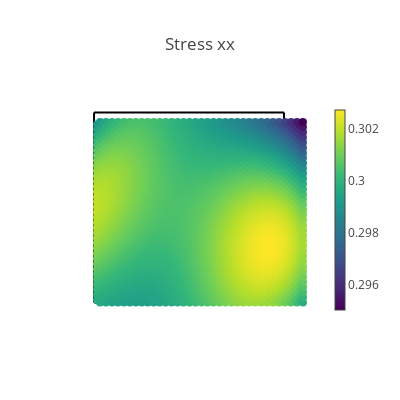
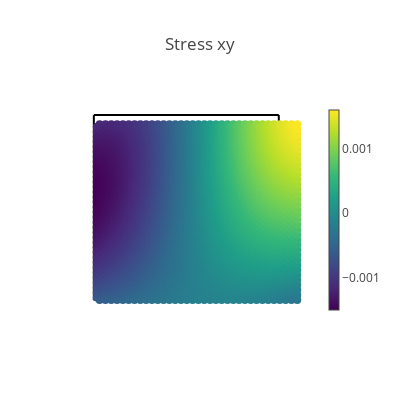
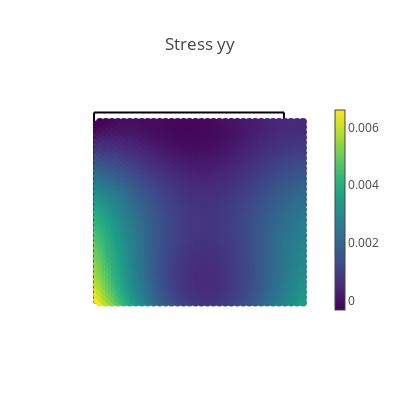
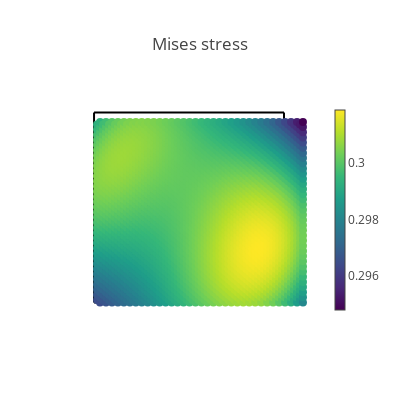

The notebook cell these images were saved under, in order:
### Markdown cell above
## Visualization of results

### Code cell
# Create a validation domain different from the training domain
val_x, val_y = np.meshgrid(np.linspace(0, 2*L, 100), np.linspace(0, 2*L, 100))
val_domain = np.vstack([val_x.ravel(), val_y.ravel()]).T

mask_right_top = np.tan(alpha)*(-val_domain[:, 0]+(1/np.tan(alpha)*3*L*np.sin(alpha))) >= val_domain[:,1]
mask_left_top = np.tan(alpha)*(val_domain[mask_right_top][:, 0]+(1/np.tan(alpha)*L*np.sin(alpha))) >= val_domain[mask_right_top][:, 1]
mask_right_bottom = np.tan(alpha)*(val_domain[mask_right_top][mask_left_top][:, 0] - (1/np.tan(alpha)*L*np.sin(alpha))) <= val_domain[mask_right_top][mask_left_top][:,1]
mask_left_bottom = np.tan(alpha)*(-val_domain[mask_right_top][mask_left_top][mask_right_bottom][:, 0] + (1/np.tan(alpha)*L*np.sin(alpha))) <= val_domain[mask_right_top][mask_left_top][mask_right_bottom][:,1]
val = torch.tensor(point_rotation(-1/4*np.pi , val_domain[mask_right_top][mask_left_top][mask_right_bottom][mask_left_bottom]), requires_grad=True).double()


# Compute model predictions on the validation domain
disp = net(val)
def_val = val + disp
#def_val = torch_point_rotation(torch.tensor(-beta - 1/4*np.pi), def_val)
stress = torch.vmap(sigma)(val)
print("hallo",np.shape(stress))
#rotated_stress = torch_point_rotation(torch.tensor(beta - 1/4*np.pi), torch_point_rotation(torch.tensor(-beta + 1/4*np.pi), stress))
mises = torch.sqrt(
    stress[:, 0, 0] ** 2
    + stress[:, 1, 1] ** 2
    - stress[:, 0, 0] * stress[:, 1, 1]
    + 3 * stress[:, 0, 1] ** 2
)
# print([loss.item() for loss in compute_les(val)])

@torch.no_grad()
def make_plot(x, y, variable, title, cmap=sequential.Viridis, size=8.0):
    fig = go.Figure()

    rotated_left_top = torch_point_rotation(torch.tensor(-beta - 1/4*np.pi), left_top)
    rotated_left_bottom = torch_point_rotation(torch.tensor(-beta - 1/4*np.pi), left_bottom)
    rotated_right_top = torch_point_rotation(torch.tensor(-beta - 1/4*np.pi), right_top)
    rotated_right_bottom = torch_point_rotation(torch.tensor(-beta - 1/4*np.pi), right_bottom)


    # Plot boundaries
    m = dict(color="black")
    fig.add_trace(go.Scatter(x=rotated_left_top[:, 0], y=rotated_left_top[:, 1], mode="lines", marker=m))
    fig.add_trace(go.Scatter(x=rotated_left_bottom[:, 0], y=rotated_left_bottom[:, 1], mode="lines", marker=m))
    fig.add_trace(go.Scatter(x=rotated_right_top[:, 0], y=rotated_right_top[:, 1], mode="lines", marker=m))
    fig.add_trace(go.Scatter(x=rotated_right_bottom[:, 0], y=rotated_right_bottom[:, 1], mode="lines", marker=m))

    # Plot variable values
    m = dict(color=variable, colorscale=cmap, size=size, colorbar=dict(thickness=10))
    fig.add_trace(go.Scatter(x=x, y=y, marker=m, mode="markers"))

    # plot settings
    fig.layout.yaxis.scaleanchor = "x"
    fig.update_layout(
        template="none", width=400, height=400, title=title, showlegend=False
    )
    fig.update_xaxes(visible=False)
    fig.update_yaxes(visible=False)
    fig.show()


# Compute data error
s_pred = torch.vmap(sigma)(val)
ds_xx = 3 * EPS0 - s_pred[:,0, 0]
print("Young's modulus is ",(MU*(3*LBD+2*MU))/(LBD*MU)) #Young's modulus 
ds_yy = s_pred[:, 1, 1]
ds_xy = s_pred[:, 0, 1]
ds_xx_pct = (3 * EPS0 - s_pred[:,0, 0]) / (3 * EPS0) *100


# Plot stresses
make_plot(*def_val.T, stress[:, 0, 0], "Stress xx")
make_plot(*def_val.T, stress[:, 0, 1], "Stress xy")
make_plot(*def_val.T, stress[:, 1, 1], "Stress yy")
make_plot(*def_val.T, mises, "Mises stress")

# Plot displacements
make_plot(*def_val.T, disp[:, 0], "Displacement in x", cmap=sequential.Inferno)
make_plot(*def_val.T, disp[:, 1], "Displacement in y", cmap=sequential.Inferno)

# Plot stress errors
cmap = sequential.RdBu_r
make_plot(*val[:, 0:2].T, ds_xx, "Stress error xx", size=2.0, cmap=cmap)
make_plot(*val[:, 0:2].T, ds_yy, "Stress error yy", size=2.0, cmap=cmap)
make_plot(*val[:, 0:2].T, ds_xy, "Stress error xy", size=2.0, cmap=cmap)
make_plot(*val[:, 0:2].T, ds_xx_pct, "Stress error xx in %", size=2.0, cmap=cmap)

### Figure 1 — Plotly figure (JSON) as saved in the notebook; plotly's stock layout.template omitted (floating-point values rounded to 4 significant figures; data arrays with more than 128 entries replaced by an {"elided": "..."} marker saying what was removed)
{"data": [{"marker": {"color": "black"}, "mode": "lines", "type": "scatter", "x": [0.5, 0.5417, 0.5833, 0.625, 0.6667, 0.7083, 0.75, 0.7917, 0.8333, 0.875, 0.9167, 0.9583, 1, 1.042, 1.083, 1.125, 1.167, 1.208, 1.25, 1.292, 1.333, 1.375, 1.417, 1.458, 1.5], "y": [0.5, 0.5, 0.5, 0.5, 0.5, 0.5, 0.5, 0.5, 0.5, 0.5, 0.5, 0.5, 0.5, 0.5, 0.5, 0.5, 0.5, 0.5, 0.5, 0.5, 0.5, 0.5, 0.5, 0.5, 0.5]}, {"marker": {"color": "black"}, "mode": "lines", "type": "scatter", "x": [0.5, 0.5, 0.5, 0.5, 0.5, 0.5, 0.5, 0.5, 0.5, 0.5, 0.5, 0.5, 0.5, 0.5, 0.5, 0.5, 0.5, 0.5, 0.5, 0.5, 0.5, 0.5, 0.5, 0.5, 0.5], "y": [0.5, 0.4583, 0.4167, 0.375, 0.3333, 0.2917, 0.25, 0.2083, 0.1667, 0.125, 0.08333, 0.04167, 5.551e-17, -0.04167, -0.08333, -0.125, -0.1667, -0.2083, -0.25, -0.2917, -0.3333, -0.375, -0.4167, -0.4583, -0.5]}, {"marker": {"color": "black"}, "mode": "lines", "type": "scatter", "x": [1.5, 1.5, 1.5, 1.5, 1.5, 1.5, 1.5, 1.5, 1.5, 1.5, 1.5, 1.5, 1.5, 1.5, 1.5, 1.5, 1.5, 1.5, 1.5, 1.5, 1.5, 1.5, 1.5, 1.5, 1.5], "y": [0.5, 0.4583, 0.4167, 0.375, 0.3333, 0.2917, 0.25, 0.2083, 0.1667, 0.125, 0.08333, 0.04167, 1.11e-16, -0.04167, -0.08333, -0.125, -0.1667, -0.2083, -0.25, -0.2917, -0.3333, -0.375, -0.4167, -0.4583, -0.5]}, {"marker": {"color": "black"}, "mode": "lines", "type": "scatter", "x": [0.5, 0.5417, 0.5833, 0.625, 0.6667, 0.7083, 0.75, 0.7917, 0.8333, 0.875, 0.9167, 0.9583, 1, 1.042, 1.083, 1.125, 1.167, 1.208, 1.25, 1.292, 1.333, 1.375, 1.417, 1.458, 1.5], "y": [-0.5, -0.5, -0.5, -0.5, -0.5, -0.5, -0.5, -0.5, -0.5, -0.5, -0.5, -0.5, -0.5, -0.5, -0.5, -0.5, -0.5, -0.5, -0.5, -0.5, -0.5, -0.5, -0.5, -0.5, -0.5]}, {"marker": {"color": {"elided": "2485 float values"}, "colorbar": {"thickness": 10}, "colorscale": [[0, "#440154"], [0.1111, "#482878"], [0.2222, "#3e4989"], [0.3333, "#31688e"], [0.4444, "#26828e"], [0.5556, "#1f9e89"], [0.6667, "#35b779"], [0.7778, "#6ece58"], [0.8889, "#b5de2b"], [1, "#fde725"]], "size": 8}, "mode": "markers", "type": "scatter", "x": {"elided": "2485 float values"}, "y": {"elided": "2485 float values"}}], "layout": {"height": 400, "showlegend": false, "title": {"text": "Stress xx"}, "width": 400, "xaxis": {"visible": false}, "yaxis": {"scaleanchor": "x", "visible": false}}}

### Figure 2 — Plotly figure (JSON) as saved in the notebook; plotly's stock layout.template omitted (floating-point values rounded to 4 significant figures; data arrays with more than 128 entries replaced by an {"elided": "..."} marker saying what was removed)
{"data": [{"marker": {"color": "black"}, "mode": "lines", "type": "scatter", "x": [0.5, 0.5417, 0.5833, 0.625, 0.6667, 0.7083, 0.75, 0.7917, 0.8333, 0.875, 0.9167, 0.9583, 1, 1.042, 1.083, 1.125, 1.167, 1.208, 1.25, 1.292, 1.333, 1.375, 1.417, 1.458, 1.5], "y": [0.5, 0.5, 0.5, 0.5, 0.5, 0.5, 0.5, 0.5, 0.5, 0.5, 0.5, 0.5, 0.5, 0.5, 0.5, 0.5, 0.5, 0.5, 0.5, 0.5, 0.5, 0.5, 0.5, 0.5, 0.5]}, {"marker": {"color": "black"}, "mode": "lines", "type": "scatter", "x": [0.5, 0.5, 0.5, 0.5, 0.5, 0.5, 0.5, 0.5, 0.5, 0.5, 0.5, 0.5, 0.5, 0.5, 0.5, 0.5, 0.5, 0.5, 0.5, 0.5, 0.5, 0.5, 0.5, 0.5, 0.5], "y": [0.5, 0.4583, 0.4167, 0.375, 0.3333, 0.2917, 0.25, 0.2083, 0.1667, 0.125, 0.08333, 0.04167, 5.551e-17, -0.04167, -0.08333, -0.125, -0.1667, -0.2083, -0.25, -0.2917, -0.3333, -0.375, -0.4167, -0.4583, -0.5]}, {"marker": {"color": "black"}, "mode": "lines", "type": "scatter", "x": [1.5, 1.5, 1.5, 1.5, 1.5, 1.5, 1.5, 1.5, 1.5, 1.5, 1.5, 1.5, 1.5, 1.5, 1.5, 1.5, 1.5, 1.5, 1.5, 1.5, 1.5, 1.5, 1.5, 1.5, 1.5], "y": [0.5, 0.4583, 0.4167, 0.375, 0.3333, 0.2917, 0.25, 0.2083, 0.1667, 0.125, 0.08333, 0.04167, 1.11e-16, -0.04167, -0.08333, -0.125, -0.1667, -0.2083, -0.25, -0.2917, -0.3333, -0.375, -0.4167, -0.4583, -0.5]}, {"marker": {"color": "black"}, "mode": "lines", "type": "scatter", "x": [0.5, 0.5417, 0.5833, 0.625, 0.6667, 0.7083, 0.75, 0.7917, 0.8333, 0.875, 0.9167, 0.9583, 1, 1.042, 1.083, 1.125, 1.167, 1.208, 1.25, 1.292, 1.333, 1.375, 1.417, 1.458, 1.5], "y": [-0.5, -0.5, -0.5, -0.5, -0.5, -0.5, -0.5, -0.5, -0.5, -0.5, -0.5, -0.5, -0.5, -0.5, -0.5, -0.5, -0.5, -0.5, -0.5, -0.5, -0.5, -0.5, -0.5, -0.5, -0.5]}, {"marker": {"color": {"elided": "2485 float values"}, "colorbar": {"thickness": 10}, "colorscale": [[0, "#440154"], [0.1111, "#482878"], [0.2222, "#3e4989"], [0.3333, "#31688e"], [0.4444, "#26828e"], [0.5556, "#1f9e89"], [0.6667, "#35b779"], [0.7778, "#6ece58"], [0.8889, "#b5de2b"], [1, "#fde725"]], "size": 8}, "mode": "markers", "type": "scatter", "x": {"elided": "2485 float values"}, "y": {"elided": "2485 float values"}}], "layout": {"height": 400, "showlegend": false, "title": {"text": "Stress xy"}, "width": 400, "xaxis": {"visible": false}, "yaxis": {"scaleanchor": "x", "visible": false}}}

### Figure 3 — Plotly figure (JSON) as saved in the notebook; plotly's stock layout.template omitted (floating-point values rounded to 4 significant figures; data arrays with more than 128 entries replaced by an {"elided": "..."} marker saying what was removed)
{"data": [{"marker": {"color": "black"}, "mode": "lines", "type": "scatter", "x": [0.5, 0.5417, 0.5833, 0.625, 0.6667, 0.7083, 0.75, 0.7917, 0.8333, 0.875, 0.9167, 0.9583, 1, 1.042, 1.083, 1.125, 1.167, 1.208, 1.25, 1.292, 1.333, 1.375, 1.417, 1.458, 1.5], "y": [0.5, 0.5, 0.5, 0.5, 0.5, 0.5, 0.5, 0.5, 0.5, 0.5, 0.5, 0.5, 0.5, 0.5, 0.5, 0.5, 0.5, 0.5, 0.5, 0.5, 0.5, 0.5, 0.5, 0.5, 0.5]}, {"marker": {"color": "black"}, "mode": "lines", "type": "scatter", "x": [0.5, 0.5, 0.5, 0.5, 0.5, 0.5, 0.5, 0.5, 0.5, 0.5, 0.5, 0.5, 0.5, 0.5, 0.5, 0.5, 0.5, 0.5, 0.5, 0.5, 0.5, 0.5, 0.5, 0.5, 0.5], "y": [0.5, 0.4583, 0.4167, 0.375, 0.3333, 0.2917, 0.25, 0.2083, 0.1667, 0.125, 0.08333, 0.04167, 5.551e-17, -0.04167, -0.08333, -0.125, -0.1667, -0.2083, -0.25, -0.2917, -0.3333, -0.375, -0.4167, -0.4583, -0.5]}, {"marker": {"color": "black"}, "mode": "lines", "type": "scatter", "x": [1.5, 1.5, 1.5, 1.5, 1.5, 1.5, 1.5, 1.5, 1.5, 1.5, 1.5, 1.5, 1.5, 1.5, 1.5, 1.5, 1.5, 1.5, 1.5, 1.5, 1.5, 1.5, 1.5, 1.5, 1.5], "y": [0.5, 0.4583, 0.4167, 0.375, 0.3333, 0.2917, 0.25, 0.2083, 0.1667, 0.125, 0.08333, 0.04167, 1.11e-16, -0.04167, -0.08333, -0.125, -0.1667, -0.2083, -0.25, -0.2917, -0.3333, -0.375, -0.4167, -0.4583, -0.5]}, {"marker": {"color": "black"}, "mode": "lines", "type": "scatter", "x": [0.5, 0.5417, 0.5833, 0.625, 0.6667, 0.7083, 0.75, 0.7917, 0.8333, 0.875, 0.9167, 0.9583, 1, 1.042, 1.083, 1.125, 1.167, 1.208, 1.25, 1.292, 1.333, 1.375, 1.417, 1.458, 1.5], "y": [-0.5, -0.5, -0.5, -0.5, -0.5, -0.5, -0.5, -0.5, -0.5, -0.5, -0.5, -0.5, -0.5, -0.5, -0.5, -0.5, -0.5, -0.5, -0.5, -0.5, -0.5, -0.5, -0.5, -0.5, -0.5]}, {"marker": {"color": {"elided": "2485 float values"}, "colorbar": {"thickness": 10}, "colorscale": [[0, "#440154"], [0.1111, "#482878"], [0.2222, "#3e4989"], [0.3333, "#31688e"], [0.4444, "#26828e"], [0.5556, "#1f9e89"], [0.6667, "#35b779"], [0.7778, "#6ece58"], [0.8889, "#b5de2b"], [1, "#fde725"]], "size": 8}, "mode": "markers", "type": "scatter", "x": {"elided": "2485 float values"}, "y": {"elided": "2485 float values"}}], "layout": {"height": 400, "showlegend": false, "title": {"text": "Stress yy"}, "width": 400, "xaxis": {"visible": false}, "yaxis": {"scaleanchor": "x", "visible": false}}}

### Figure 4 — Plotly figure (JSON) as saved in the notebook; plotly's stock layout.template omitted (floating-point values rounded to 4 significant figures; data arrays with more than 128 entries replaced by an {"elided": "..."} marker saying what was removed)
{"data": [{"marker": {"color": "black"}, "mode": "lines", "type": "scatter", "x": [0.5, 0.5417, 0.5833, 0.625, 0.6667, 0.7083, 0.75, 0.7917, 0.8333, 0.875, 0.9167, 0.9583, 1, 1.042, 1.083, 1.125, 1.167, 1.208, 1.25, 1.292, 1.333, 1.375, 1.417, 1.458, 1.5], "y": [0.5, 0.5, 0.5, 0.5, 0.5, 0.5, 0.5, 0.5, 0.5, 0.5, 0.5, 0.5, 0.5, 0.5, 0.5, 0.5, 0.5, 0.5, 0.5, 0.5, 0.5, 0.5, 0.5, 0.5, 0.5]}, {"marker": {"color": "black"}, "mode": "lines", "type": "scatter", "x": [0.5, 0.5, 0.5, 0.5, 0.5, 0.5, 0.5, 0.5, 0.5, 0.5, 0.5, 0.5, 0.5, 0.5, 0.5, 0.5, 0.5, 0.5, 0.5, 0.5, 0.5, 0.5, 0.5, 0.5, 0.5], "y": [0.5, 0.4583, 0.4167, 0.375, 0.3333, 0.2917, 0.25, 0.2083, 0.1667, 0.125, 0.08333, 0.04167, 5.551e-17, -0.04167, -0.08333, -0.125, -0.1667, -0.2083, -0.25, -0.2917, -0.3333, -0.375, -0.4167, -0.4583, -0.5]}, {"marker": {"color": "black"}, "mode": "lines", "type": "scatter", "x": [1.5, 1.5, 1.5, 1.5, 1.5, 1.5, 1.5, 1.5, 1.5, 1.5, 1.5, 1.5, 1.5, 1.5, 1.5, 1.5, 1.5, 1.5, 1.5, 1.5, 1.5, 1.5, 1.5, 1.5, 1.5], "y": [0.5, 0.4583, 0.4167, 0.375, 0.3333, 0.2917, 0.25, 0.2083, 0.1667, 0.125, 0.08333, 0.04167, 1.11e-16, -0.04167, -0.08333, -0.125, -0.1667, -0.2083, -0.25, -0.2917, -0.3333, -0.375, -0.4167, -0.4583, -0.5]}, {"marker": {"color": "black"}, "mode": "lines", "type": "scatter", "x": [0.5, 0.5417, 0.5833, 0.625, 0.6667, 0.7083, 0.75, 0.7917, 0.8333, 0.875, 0.9167, 0.9583, 1, 1.042, 1.083, 1.125, 1.167, 1.208, 1.25, 1.292, 1.333, 1.375, 1.417, 1.458, 1.5], "y": [-0.5, -0.5, -0.5, -0.5, -0.5, -0.5, -0.5, -0.5, -0.5, -0.5, -0.5, -0.5, -0.5, -0.5, -0.5, -0.5, -0.5, -0.5, -0.5, -0.5, -0.5, -0.5, -0.5, -0.5, -0.5]}, {"marker": {"color": {"elided": "2485 float values"}, "colorbar": {"thickness": 10}, "colorscale": [[0, "#440154"], [0.1111, "#482878"], [0.2222, "#3e4989"], [0.3333, "#31688e"], [0.4444, "#26828e"], [0.5556, "#1f9e89"], [0.6667, "#35b779"], [0.7778, "#6ece58"], [0.8889, "#b5de2b"], [1, "#fde725"]], "size": 8}, "mode": "markers", "type": "scatter", "x": {"elided": "2485 float values"}, "y": {"elided": "2485 float values"}}], "layout": {"height": 400, "showlegend": false, "title": {"text": "Mises stress"}, "width": 400, "xaxis": {"visible": false}, "yaxis": {"scaleanchor": "x", "visible": false}}}
